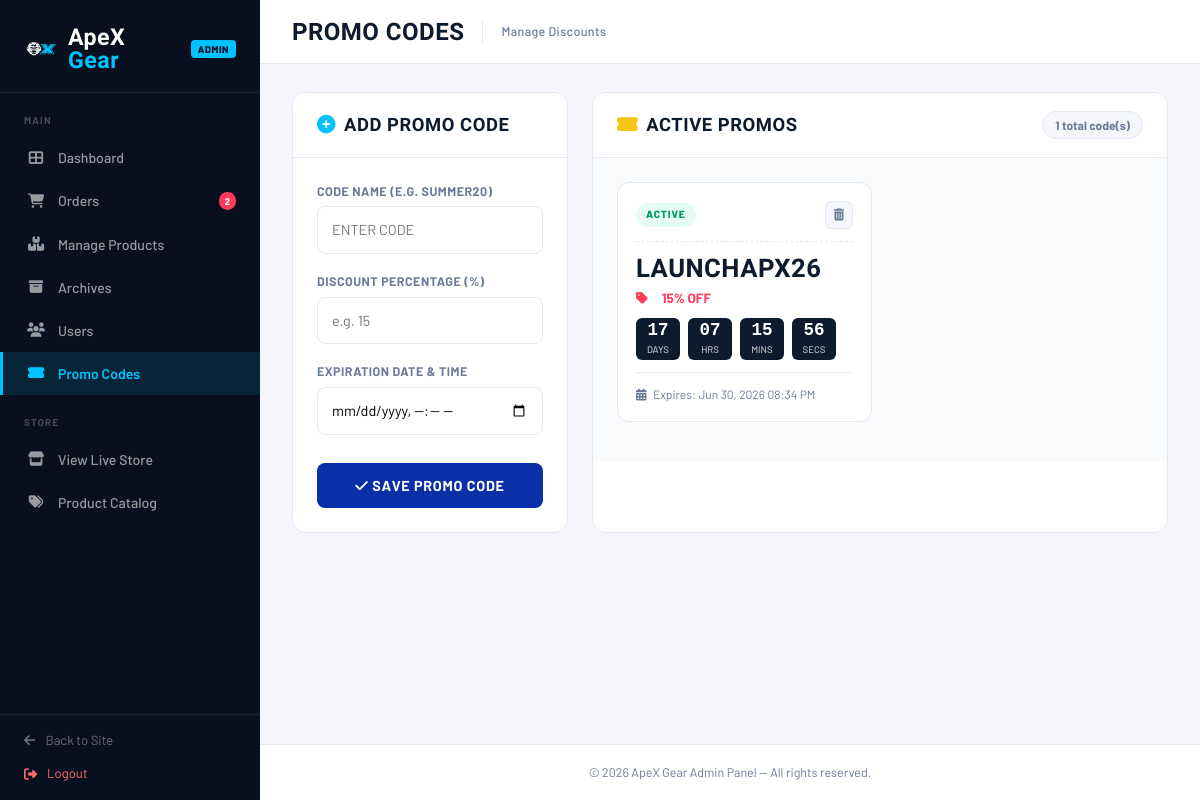
/admin/manage_deals.php (signed in), run on the app's committed database.
### tables this page shows
CREATE TABLE `coupon_code` (
  `coupon_id` int(11) NOT NULL,
  `code_name` varchar(50) NOT NULL,
  `discount_percentage` int(11) NOT NULL,
  `valid_until` datetime NOT NULL
);

### classes/Inventory.php (called while the page is built, shortened)
<?php
class Inventory
{
    public function getOrderItems($orderId)
    {
        $out = [];
        foreach ($_SESSION['fake_db']['order_items'] as $it) {
            if ((int)$it['order_id'] === (int)$orderId) $out[] = $it;
        }
        return $out;
    }
    public function getAllOrders(): array
    {
        $out = [];
        foreach ($_SESSION['fake_db']['orders'] as $ord) {
            $items   = $this->getOrderItems($ord['order_id']);
            $user    = $this->getUserById($ord['user_id'] ?? 0);
            $ordCopy = $ord;
            $ordCopy['id']             = $ord['order_id'];
            $ordCopy['total']          = $ord['total_amount'] ?? $ord['total'] ?? 0;
            $ordCopy['items']          = $items;
            $ordCopy['items_count']    = count($items);
            $ordCopy['customer_name']  = $user ? trim(($user['first_name'] ?? '') . ' ' . ($user['last_name'] ?? '')) ?: ($user['username'] ?? 'Guest') : ($ord['customer_name'] ?? 'Guest');
            $ordCopy['customer_email'] = $user['email'] ?? ($ord['email'] ?? '');
            $ordCopy['username']       = $user['username'] ?? ($ord['username'] ?? 'Guest');
            $ordCopy['email']          = $user['email']    ?? ($ord['email']    ?? '');
            $ordCopy['remarks']        = $ord['remarks']   ?? '';
            $ordCopy['updated_at']     = $ord['updated_at'] ?? null;
            $out[] = $ordCopy;
        }
        return $out;
    }
    public function getUserById($userId)
    {
        return null;
    }
}

### admin/manage_deals.php (the view, shortened to what this page needs)
<?php
require_once __DIR__ . '/../classes/Inventory.php';
$inv = new Inventory();
$allOrders    = $inv->getAllOrders();
$pendingOrders = count(array_filter($allOrders, fn($o) => strtolower($o['order_status'] ?? '') === 'on process'));
$db = new Database();
$conn = $db->getConnection();
$promoCodes = [];
$res = $conn->query("SELECT * FROM coupon_code ORDER BY valid_until ASC");
if ($res) {
    while ($row = $res->fetch_assoc()) {
        $promoCodes[] = $row;
    }
}
?>
<!DOCTYPE html>
<html lang="en">
<head>
    <link href="https://cdn.jsdelivr.net/npm/bootstrap@5.3.3/dist/css/bootstrap.min.css" rel="stylesheet">
    <link href="https://cdnjs.cloudflare.com/ajax/libs/font-awesome/6.5.0/css/all.min.css" rel="stylesheet">
    <link href="../assets/css/style.css" rel="stylesheet">
    <link href="../assets/css/admin-style.css" rel="stylesheet">
</head>
<body>
<aside class="sidebar" id="sidebar">
    <a href="../index.php" class="sidebar-brand">
        <img src="../assets/images/ApeX Logo.png" alt="ApeX Gear">
        <div class="sidebar-brand-text"><span class="t1">ApeX </span><span class="t2">Gear</span></div>
        <span class="sidebar-badge">Admin</span>
    </a>
    <nav class="sidebar-nav">
        <div class="sidebar-section-label">Main</div>
        <a href="apex26admin.php"><i class="fas fa-th-large"></i> Dashboard</a>
        <a href="manage_orders.php">
            <i class="fas fa-shopping-cart"></i> Orders
            <?php if ($pendingOrders > 0): ?><span class="nav-badge"><?php echo $pendingOrders; ?></span><?php endif; ?>
        </a>
        <a href="manage_products.php"><i class="fas fa-boxes"></i> Manage Products</a>
        <a href="manage_archives.php"><i class="fas fa-archive"></i> Archives</a>
        <a href="manage_users.php"><i class="fas fa-users"></i> Users</a>
        <a href="manage_deals.php" class="active"><i class="fas fa-ticket-alt"></i> Promo Codes</a>
        <div class="sidebar-section-label">Store</div>
        <a href="../index.php" target="_blank"><i class="fas fa-store"></i> View Live Store</a>
        <a href="../index.php?page=products" target="_blank"><i class="fas fa-tags"></i> Product Catalog</a>
    </nav>
    <div class="sidebar-footer" style="display: flex; flex-direction: column; gap: 14px;">
        <a href="../index.php"><i class="fas fa-arrow-left"></i> Back to Site</a>
        <a href="admin_logout.php" style="color: #ff6b6b;"><i class="fas fa-sign-out-alt"></i> Logout</a>
    </div>
</aside>
<div class="main-wrap">
    <header class="topbar">
        <div class="topbar-left">
            <span class="topbar-title">Promo Codes</span>
            <span class="topbar-crumb">Manage Discounts</span>
        </div>
    </header>
    <main class="page-body">
        <div class="row g-4">
            <div class="col-lg-4">
                <div class="panel">
                    <div class="panel-header">
                        <span class="panel-title"><i class="fas fa-plus-circle" style="color:var(--accent);"></i> Add Promo Code</span>
                    </div>
                    <div class="panel-body">
                        <form method="POST">
                            <div class="form-group">
                                <label class="form-label" for="promo_code">Code Name (e.g. SUMMER20)</label>
                                <input type="text" class="apex-input" id="promo_code" name="code" placeholder="Enter code" required style="text-transform:uppercase;">
                            </div>
                            <div class="form-group">
                                <label class="form-label" for="promo_disc">Discount Percentage (%)</label>
                                <input type="number" class="apex-input" id="promo_disc" name="discount" placeholder="e.g. 15" required min="1" max="100">
                            </div>
                            <div class="form-group">
                                <label class="form-label" for="promo_expiry">Expiration Date & Time</label>
                                <input type="datetime-local" class="apex-input" id="promo_expiry" name="expiry" required min="<?php echo date('Y-m-d\TH:i'); ?>">
                            </div>
                            <button type="submit" class="apex-btn"><i class="fas fa-check"></i> Save Promo Code</button>
                        </form>
                    </div>
                </div>
            </div>
            <div class="col-lg-8">
                <div class="panel">
                    <div class="panel-header">
                        <span class="panel-title"><i class="fas fa-ticket-alt" style="color:var(--warning);"></i> Active Promos</span>
                        <span style="background:var(--panel-bg);border:1px solid var(--border);border-radius:20px;font-size:.75rem;font-weight:700;padding:4px 12px;color:var(--text-muted);"><?php echo count($promoCodes); ?> total code(s)</span>
                    </div>
                    <div class="panel-body" style="background:#fafbfc;">
                        <?php if (empty($promoCodes)): ?>
                            <div style="text-align:center; padding:50px 10px; color:var(--text-muted); font-size:.9rem; border:2px dashed var(--border); border-radius:12px;">
                                <i class="fas fa-ticket-alt" style="font-size:2rem; opacity:0.3; display:block; margin-bottom:12px;"></i>
                                No promo codes available in the database.
                            </div>
                        <?php else: ?>
                            <div class="row g-3">
                            <?php foreach ($promoCodes as $p):
                                $isActive = strtotime($p['valid_until']) > time();
                                $statusClass = $isActive ? 'active' : 'expired';
                                $statusText  = $isActive ? 'Active' : 'Expired';
                            ?>
                                <div class="col-md-6">
                                    <div class="deal-card">
                                        <div class="deal-header">
                                            <span class="deal-badge <?php echo $statusClass; ?>"><?php echo $statusText; ?></span>
                                            <form method="POST" style="margin:0;" onsubmit="return confirm('Delete this promo code from the database?');">
                                                <button type="submit" class="act-btn btn-del" title="Delete Promo"><i class="fas fa-trash-alt"></i></button>
                                            </form>
                                        </div>
                                        <div class="deal-body">
                                            <div class="deal-code"><?php echo htmlspecialchars($p['code_name']); ?></div>
                                            <div class="deal-detail"><i class="fas fa-tag me-2" style="color:var(--danger);"></i> <strong style="color:var(--danger);"><?php echo $p['discount_percentage']; ?>% OFF</strong></div>
                                            <div class="deal-detail timer-display" data-expiry="<?php echo strtotime($p['valid_until']); ?>">
                                                <div class="timer-block"><div class="timer-val" data-part="d">00</div><div class="timer-lbl">Days</div></div>
                                                <div class="timer-block"><div class="timer-val" data-part="h">00</div><div class="timer-lbl">Hrs</div></div>
                                                <div class="timer-block"><div class="timer-val" data-part="m">00</div><div class="timer-lbl">Mins</div></div>
                                                <div class="timer-block"><div class="timer-val" data-part="s">00</div><div class="timer-lbl">Secs</div></div>
                                            </div>
                                            <div style="font-size:.75rem;color:var(--text-muted);margin-top:12px; border-top:1px solid var(--border); padding-top:12px;">
                                                <i class="fas fa-calendar-alt me-1"></i> Expires: <?php echo date('M d, Y h:i A', strtotime($p['valid_until'])); ?>
                                            </div>
                                        </div>
                                    </div>
                                </div>
                            <?php endforeach; ?>
                            </div>
                        <?php endif; ?>
                    </div>
                </div>
            </div>
        </div>
    </main>
    <footer style="padding:18px 32px;border-top:1px solid var(--border);background:var(--card-bg);text-align:center;">
        <p style="font-size:.78rem;color:var(--text-muted);margin:0;">© 2026 ApeX Gear Admin Panel — All rights reserved.</p>
    </footer>
</div>
</body>
</html>

### assets/css/style.css (style rules this page uses)
:root { --apex-blue: #0b2fa8; --apex-blue-mid: #1549d4; --apex-blue-lt: #2d6be4; --apex-accent: #00c2ff; --apex-dark: #060f2e; --apex-white: #ffffff; --apex-grey: #f0f4ff; --apex-border: #d0daf8; --apex-text: #1a1f3c; --apex-muted: #6b78a8; --nav-h: 64px; }
*, *::before, *::after { box-sizing: border-box; margin: 0; padding: 0; }
body { font-family: 'Barlow', sans-serif; color: var(--apex-text); background: var(--apex-white); display: flex; flex-direction: column; min-height: 100vh; }
.topbar { background: var(--apex-dark); color: #a0b0d8; font-size: .78rem; padding: 6px 0; letter-spacing: .03em; }
footer { background: var(--apex-dark); padding: 56px 0 0; color: rgba(255, 255, 255, .55); margin-top: auto; }

### admin/manage_deals.php (style rules this page uses)
:root { --sidebar-w: 260px; --sidebar-bg: #080f1e; --sidebar-hover: rgba(0,194,255,.08); --accent: #00c2ff; --panel-bg: #f4f6fb; --card-bg: #ffffff; --border: #e3e8f0; --text-main: #0d1b2e; --text-muted: #6b7a99; --blue: #0b2fa8; --danger: #ff3b5c; --success: #00d68f; --warning: #f5c518; }
*, *::before, *::after { box-sizing: border-box; margin: 0; padding: 0; }
body { font-family: 'Barlow', sans-serif; background: var(--panel-bg); color: var(--text-main); display: flex; min-height: 100vh; }
.panel { background: var(--card-bg); border: 1px solid var(--border); border-radius: 14px; overflow: hidden; height: 100%; }
.panel-header { padding: 18px 24px; border-bottom: 1px solid var(--border); display: flex; align-items: center; justify-content: space-between; background: #fff; }
.panel-title { font-family: 'Barlow Condensed', sans-serif; font-weight: 800; font-size: 1.15rem; text-transform: uppercase; display: flex; align-items: center; gap: 8px; }
.panel-body { padding: 24px; }
.deal-card { background: #fff; border: 1px solid var(--border); border-radius: 12px; padding: 18px; margin-bottom: 16px; position: relative; transition: transform .2s, box-shadow .2s; }
.deal-header { display: flex; justify-content: space-between; align-items: center; margin-bottom: 12px; padding-bottom: 12px; border-bottom: 1px dashed var(--border); }
.deal-badge { font-size: .65rem; font-weight: 800; text-transform: uppercase; letter-spacing: .08em; padding: 4px 10px; border-radius: 20px; }
.deal-badge.active { background: rgba(0,214,143,.1); color: #009c60; }
.act-btn { background: var(--panel-bg); border: 1px solid var(--border); border-radius: 6px; width: 28px; height: 28px; display: inline-flex; align-items: center; justify-content: center; cursor: pointer; color: var(--text-muted); transition: all .2s; }
.deal-code { font-family: 'Barlow Condensed', sans-serif; font-weight: 900; font-size: 1.6rem; color: var(--text-main); line-height: 1.1; margin-bottom: 6px; letter-spacing: .02em; }
.deal-detail { font-size: .84rem; color: var(--text-muted); display: flex; align-items: center; gap: 6px; margin-bottom: 4px; font-weight: 500; }
.form-group { margin-bottom: 18px; }
.form-label { display: block; font-size: .78rem; font-weight: 700; text-transform: uppercase; color: var(--text-muted); margin-bottom: 6px; letter-spacing: .04em; }
.apex-input { width: 100%; padding: 12px 14px; border: 1.5px solid var(--border); border-radius: 8px; font-size: .9rem; background: #fff; transition: border-color .2s; outline: none; }
.apex-btn { width: 100%; padding: 12px; background: var(--blue); color: #fff; border: none; border-radius: 8px; font-weight: 700; font-size: .9rem; text-transform: uppercase; letter-spacing: .05em; cursor: pointer; transition: background .2s; margin-top: 10px; }
.timer-display { display: flex; gap: 8px; margin-top: 10px; }
.timer-block { background: var(--text-main); color: #fff; border-radius: 6px; padding: 4px 8px; text-align: center; min-width: 44px; }
.timer-val { font-family: monospace; font-size: 1.1rem; font-weight: 700; line-height: 1; }
.timer-lbl { font-size: .6rem; text-transform: uppercase; opacity: .7; margin-top: 2px; }

### data on the page
coupon_code: code_name "LAUNCHAPX26", discount_percentage "15", valid_until "Jun 30, 2026 08:34 PM"

### other printed values
$pendingOrders "2"
count($promoCodes) "1"
